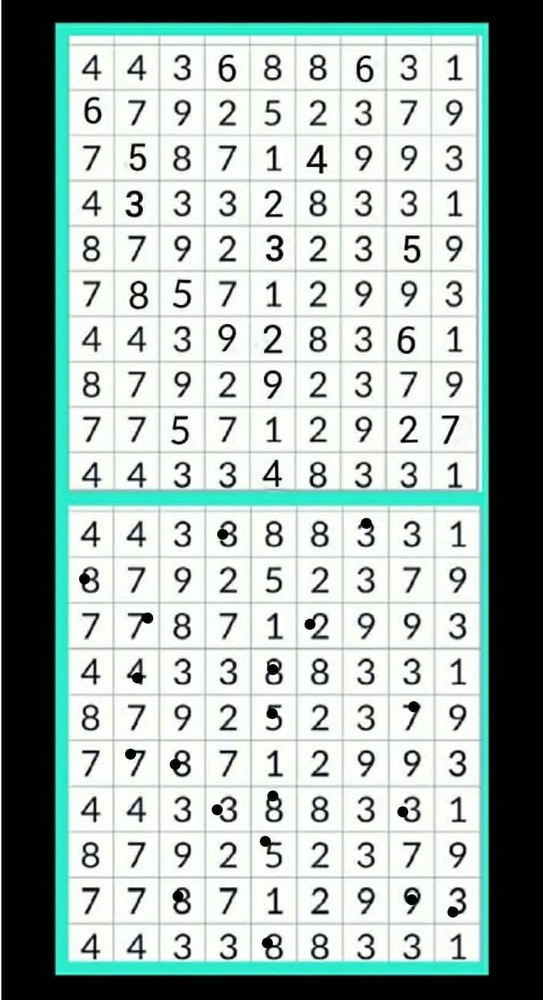
#> input picture spot_the_difference/correct_answers/answer_06.jpg, 543 x 1000 px, shrunk from 790 x 1456 before the run, found by its file name
$ python inspect_answer_color.py
#> lines starting #> are read from the running program, lines starting #| are printed output that depends on the picture
import cv2
import numpy as np
from pathlib import Path

SCRIPT_DIR = Path(__file__).resolve().parent
img = cv2.imread(str(SCRIPT_DIR / "correct_answers/answer_06.jpg"))
#> img is the input picture: shape (1000, 543, 3); mean B, G, R 170.2, 174.2, 160.2
if img is None:
    print("Could not read answer_06.jpg")
    exit()

h, w = img.shape[:2]
#> h = 1000; w = 543
print(f"answer_06.jpg size: {w}x{h}")
#| answer_06.jpg size: 543x1000

# Let's count non-white, non-black, non-gray pixels
# Let's count bright, saturated pixels
hsv = cv2.cvtColor(img, cv2.COLOR_BGR2HSV)
#> hsv: shape (1000, 543, 3); mean H, S, V 50.7, 29.2, 174.3
s = hsv[:, :, 1]
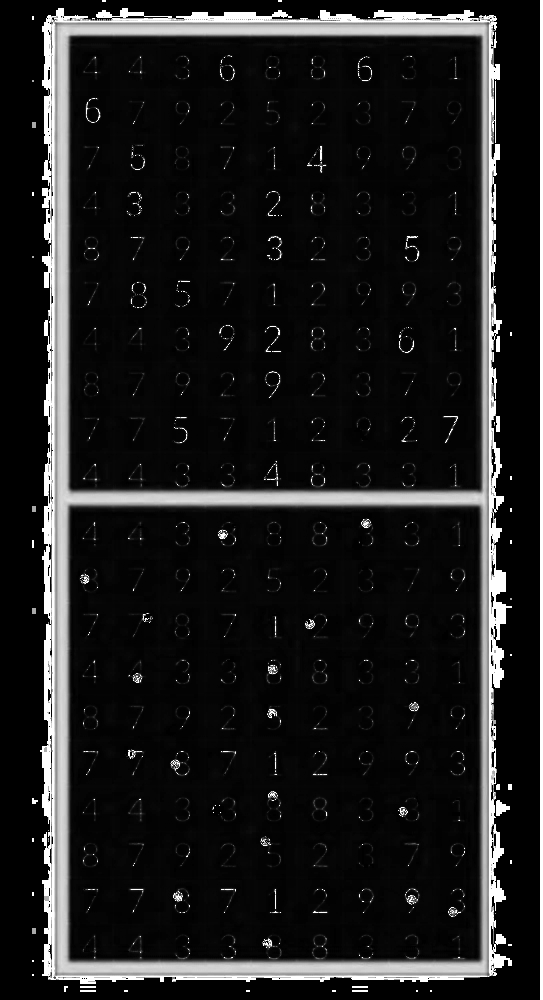
#> s: shape (1000, 543); min 0, max 255, mean 29.2
v = hsv[:, :, 2]
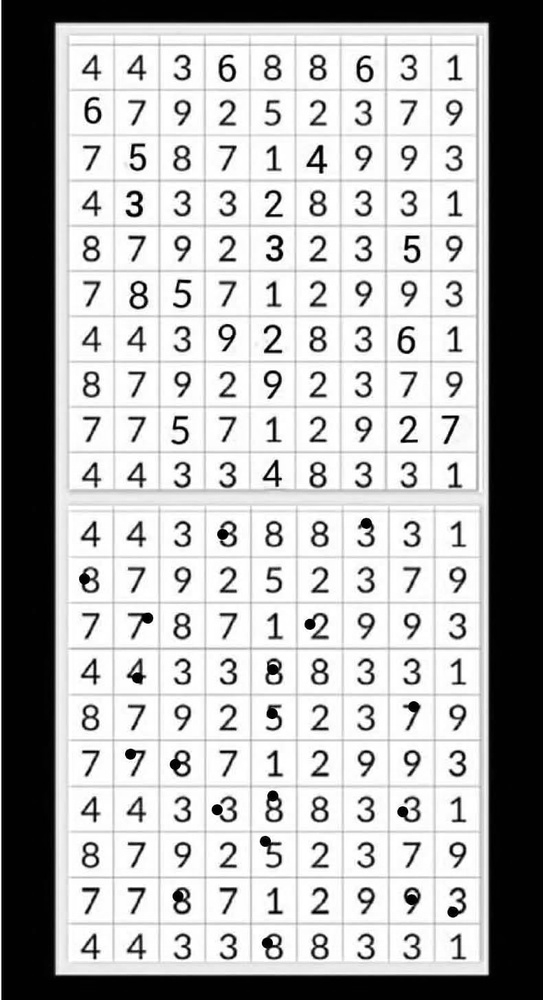
#> v: shape (1000, 543); min 0, max 255, mean 174.3

saturated_coords = np.argwhere((s > 50) & (v > 50))
#> saturated_coords = 43041 pairs, first value 22 to 975, second value 54 to 488
print(f"Number of saturated pixels: {len(saturated_coords)}")
#| Number of saturated pixels: 43041
if len(saturated_coords) > 0:
    print("Sample saturated pixels (Y, X, H, S, V, BGR):")
    for y, x in saturated_coords[:10]:
        print(f"({y}, {x}) -> HSV={hsv[y, x].tolist()}, BGR={img[y, x].tolist()}")
#> this loop made 10 passes
#| (22, 55) -> HSV=[82, 137, 56], BGR=[48, 56, 26]
#| (22, 56) -> HSV=[83, 155, 66], BGR=[57, 66, 26]
#| (22, 57) -> HSV=[84, 169, 71], BGR=[61, 71, 24]
#| (22, 58) -> HSV=[84, 180, 75], BGR=[65, 75, 22]
#| (22, 59) -> HSV=[84, 183, 78], BGR=[67, 78, 22]
#| (22, 60) -> HSV=[84, 179, 80], BGR=[69, 80, 24]
#| (22, 61) -> HSV=[83, 183, 81], BGR=[67, 81, 23]
#| (22, 62) -> HSV=[82, 192, 81], BGR=[65, 81, 20]
#> (further printed lines are left out)

$ run again, with spot_the_difference/correct_answers/answer_01.jpg copied over spot_the_difference/correct_answers/answer_06.jpg
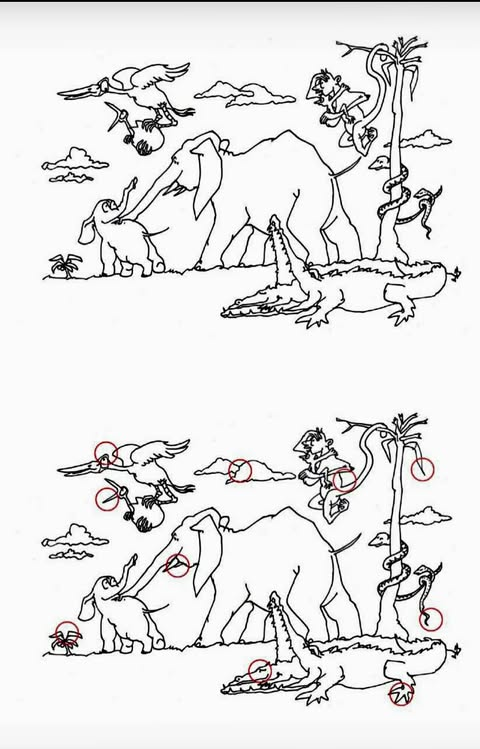
#> input picture spot_the_difference/correct_answers/answer_01.jpg, 480 x 749 px, found by its file name
#> img is the input picture: shape (749, 480, 3); mean B, G, R 229.4, 229.4, 229.7
#| answer_06.jpg size: 480x749
#> hsv: shape (749, 480, 3); mean H, S, V 4.2, 1.2, 229.8
#> `s = hsv[:, :, 1]`:
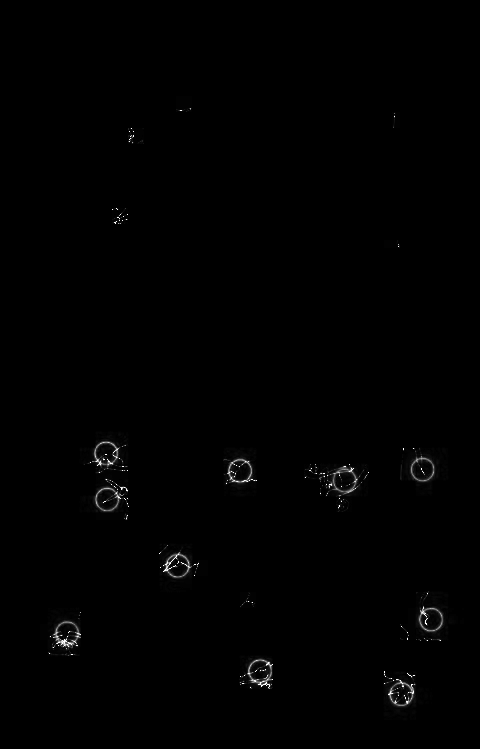
#> s: shape (749, 480); min 0, max 255, mean 1.2
#> saturated_coords = 1736 pairs, first value 441 to 705, second value 53 to 442
#| Number of saturated pixels: 1736
#> the loop `for y, x in saturated_coords[:10]:` made 10 passes
#> (y, x) on passes 1 to 8: (441, 103), (441, 104), (441, 105), (441, 106), (441, 107), (441, 108), (442, 100), (442, 101)
#> (printed output is left out)

$ run again, with spot_the_difference/correct_answers/answer_02.jpg copied over spot_the_difference/correct_answers/answer_06.jpg
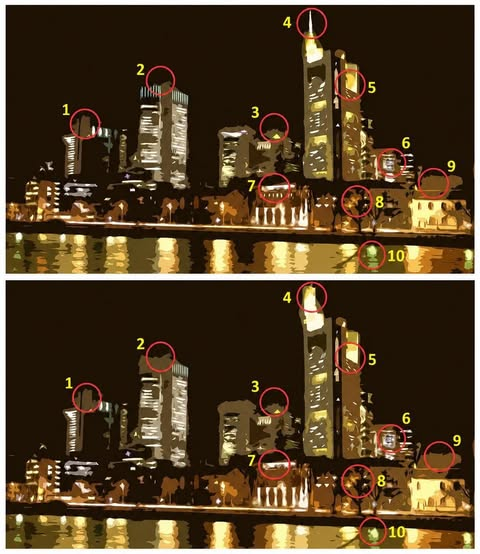
#> input picture spot_the_difference/correct_answers/answer_02.jpg, 480 x 554 px, found by its file name
#> img is the input picture: shape (554, 480, 3); mean B, G, R 38.1, 63, 82.2
#| answer_06.jpg size: 480x554
#> hsv: shape (554, 480, 3); mean H, S, V 19.2, 185, 82.3
#> `s = hsv[:, :, 1]`:
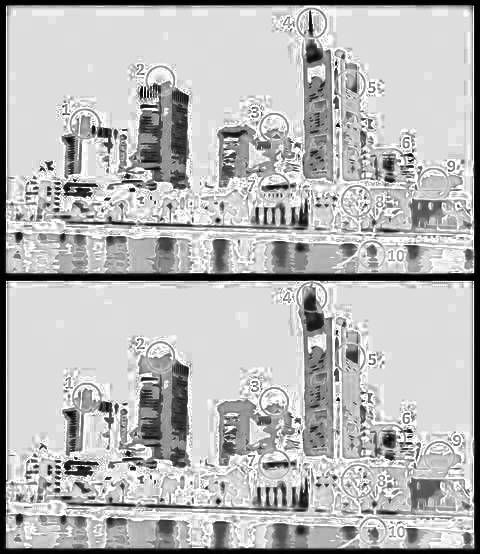
#> s: shape (554, 480); min 0, max 255, mean 185
#> `v = hsv[:, :, 2]`:
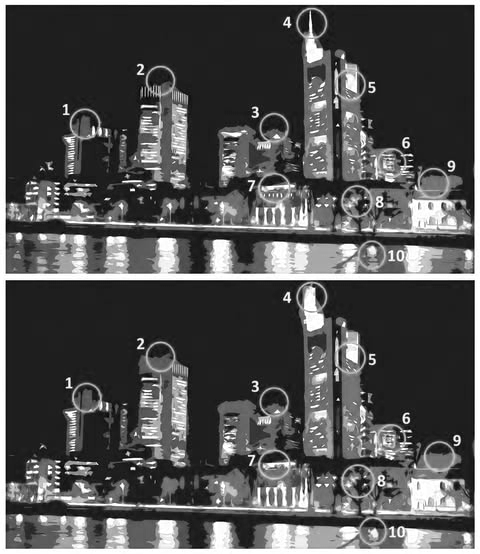
#> v: shape (554, 480); min 2, max 255, mean 82.3
#> saturated_coords = 96773 pairs, first value 6 to 548, second value 5 to 474
#| Number of saturated pixels: 96773
#> the loop `for y, x in saturated_coords[:10]:` made 10 passes
#> (y, x) on passes 1 to 8: (6, 312), (7, 306), (7, 307), (7, 308), (7, 309), (7, 310), (7, 311), (7, 312)
#> (printed output is left out)

$ run again, with spot_the_difference/correct_answers/answer_03.jpg copied over spot_the_difference/correct_answers/answer_06.jpg
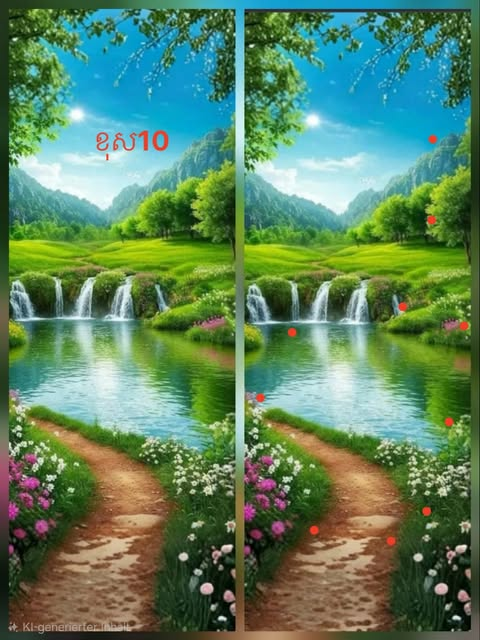
#> input picture spot_the_difference/correct_answers/answer_03.jpg, 480 x 640 px, found by its file name
#> img is the input picture: shape (640, 480, 3); mean B, G, R 96.5, 131.2, 93.3
#| answer_06.jpg size: 480x640
#> hsv: shape (640, 480, 3); mean H, S, V 58.9, 142, 142.4
#> `s = hsv[:, :, 1]`:
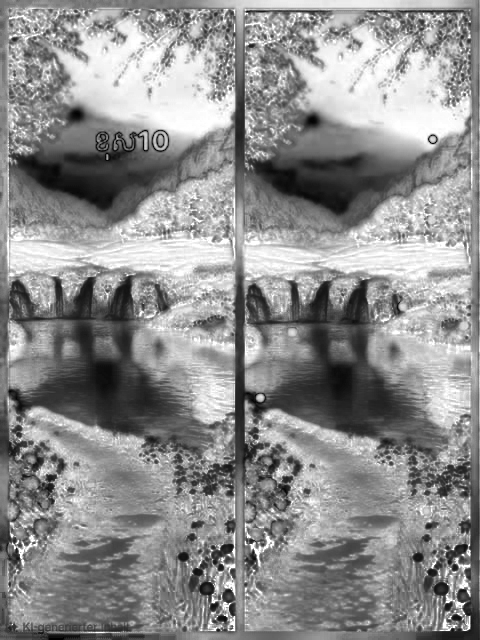
#> s: shape (640, 480); min 0, max 255, mean 142
#> `v = hsv[:, :, 2]`:
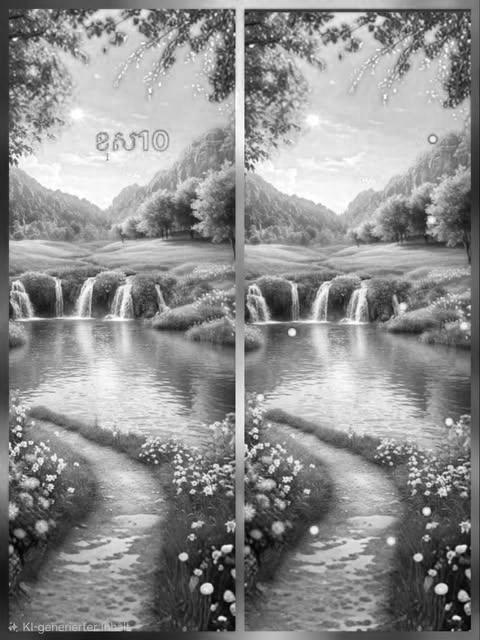
#> v: shape (640, 480); min 1, max 255, mean 142.4
#> saturated_coords = 263422 pairs, first value 0 to 639, second value 0 to 479
#| Number of saturated pixels: 263422
#> the loop `for y, x in saturated_coords[:10]:` made 10 passes
#| (0, 0) -> HSV=[53, 115, 53], BGR=[29, 53, 35]
#| (0, 1) -> HSV=[53, 115, 53], BGR=[29, 53, 35]
#| (0, 2) -> HSV=[53, 115, 53], BGR=[29, 53, 35]
#| (0, 3) -> HSV=[53, 115, 53], BGR=[29, 53, 35]
#| (0, 4) -> HSV=[54, 118, 54], BGR=[29, 54, 34]
#> (further printed lines are left out)
